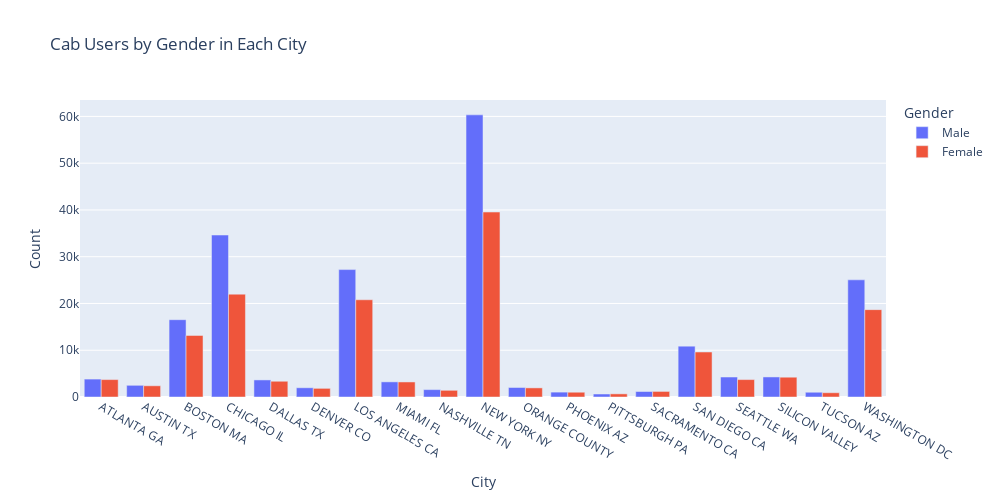

Notebook cell for this chart:
### Code cell
# Melt the DataFrame to have 'Gender' and 'Count' columns for easier plotting
gender_counts_melted = gender_counts.reset_index().melt(id_vars='City',value_vars=['Male', 'Female'],var_name='Gender', value_name='Count')

# Creating the bar chart
px.bar(gender_counts_melted, x='City', y='Count', color='Gender',title='Cab Users by Gender in Each City', barmode='group',height=500,width=1000)

### Figure 1 — Plotly figure (JSON) as saved in the notebook; plotly's stock layout.template omitted (floating-point values rounded to 4 significant figures)
{"data": [{"alignmentgroup": "True", "hovertemplate": "Gender=Male<br>City=%{x}<br>Count=%{y}<extra></extra>", "legendgroup": "Male", "marker": {"color": "#636efa", "pattern": {"shape": ""}}, "name": "Male", "offsetgroup": "Male", "orientation": "v", "showlegend": true, "textposition": "auto", "type": "bar", "x": ["ATLANTA GA", "AUSTIN TX", "BOSTON MA", "CHICAGO IL", "DALLAS TX", "DENVER CO", "LOS ANGELES CA", "MIAMI FL", "NASHVILLE TN", "NEW YORK NY", "ORANGE COUNTY", "PHOENIX AZ", "PITTSBURGH PA", "SACRAMENTO CA", "SAN DIEGO CA", "SEATTLE WA", "SILICON VALLEY", "TUCSON AZ", "WASHINGTON DC"], "xaxis": "x", "y": [3833, 2499, 16529, 34637, 3651, 1975, 27244, 3237, 1580, 60334, 2034, 1044, 641, 1176, 10866, 4273, 4288, 1017, 25054], "yaxis": "y"}, {"alignmentgroup": "True", "hovertemplate": "Gender=Female<br>City=%{x}<br>Count=%{y}<extra></extra>", "legendgroup": "Female", "marker": {"color": "#EF553B", "pattern": {"shape": ""}}, "name": "Female", "offsetgroup": "Female", "orientation": "v", "showlegend": true, "textposition": "auto", "type": "bar", "x": ["ATLANTA GA", "AUSTIN TX", "BOSTON MA", "CHICAGO IL", "DALLAS TX", "DENVER CO", "LOS ANGELES CA", "MIAMI FL", "NASHVILLE TN", "NEW YORK NY", "ORANGE COUNTY", "PHOENIX AZ", "PITTSBURGH PA", "SACRAMENTO CA", "SAN DIEGO CA", "SEATTLE WA", "SILICON VALLEY", "TUCSON AZ", "WASHINGTON DC"], "xaxis": "x", "y": [3724, 2397, 13163, 21988, 3366, 1850, 20789, 3217, 1430, 39551, 1948, 1020, 672, 1191, 9622, 3724, 4231, 914, 18683], "yaxis": "y"}], "layout": {"barmode": "group", "height": 500, "legend": {"title": {"text": "Gender"}, "tracegroupgap": 0}, "title": {"text": "Cab Users by Gender in Each City"}, "width": 1000, "xaxis": {"anchor": "y", "autorange": true, "domain": [0, 1], "range": [-0.5, 18.5], "title": {"text": "City"}, "type": "category"}, "yaxis": {"anchor": "x", "autorange": true, "domain": [0, 1], "range": [0, 63510.0], "title": {"text": "Count"}, "type": "linear"}}}
